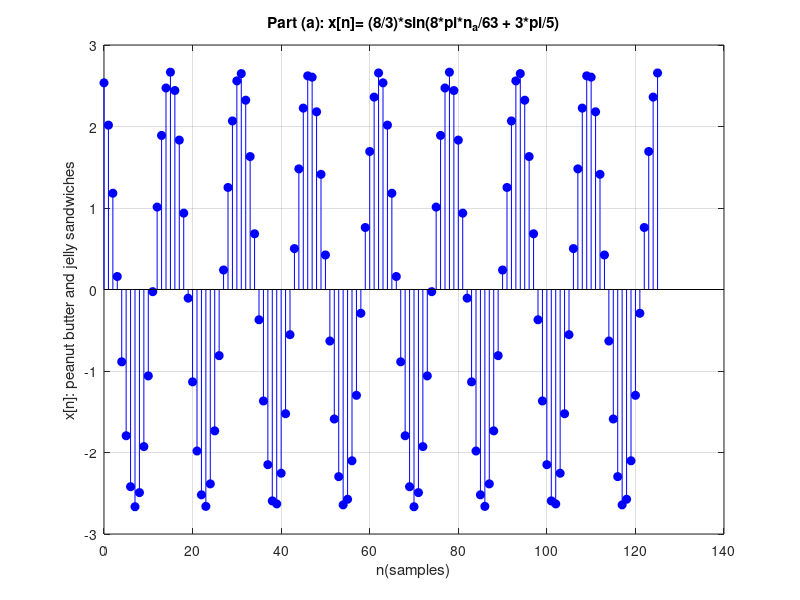
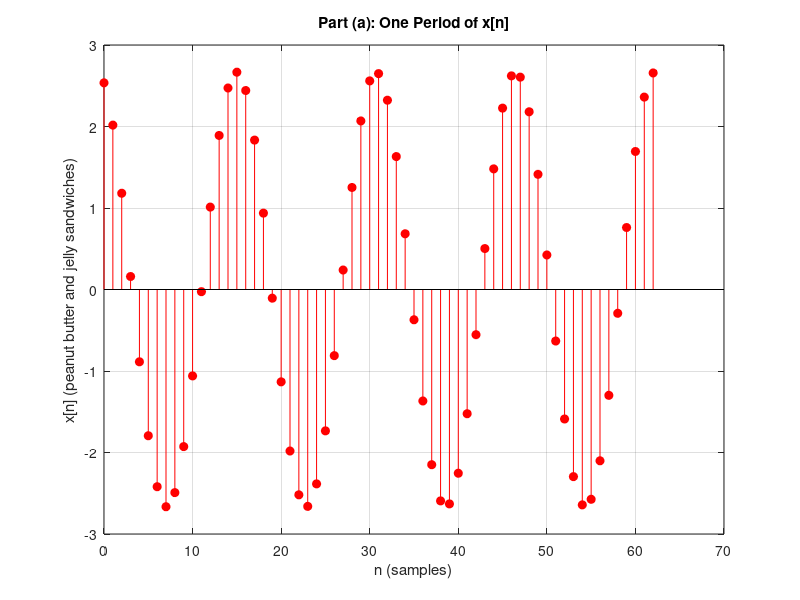
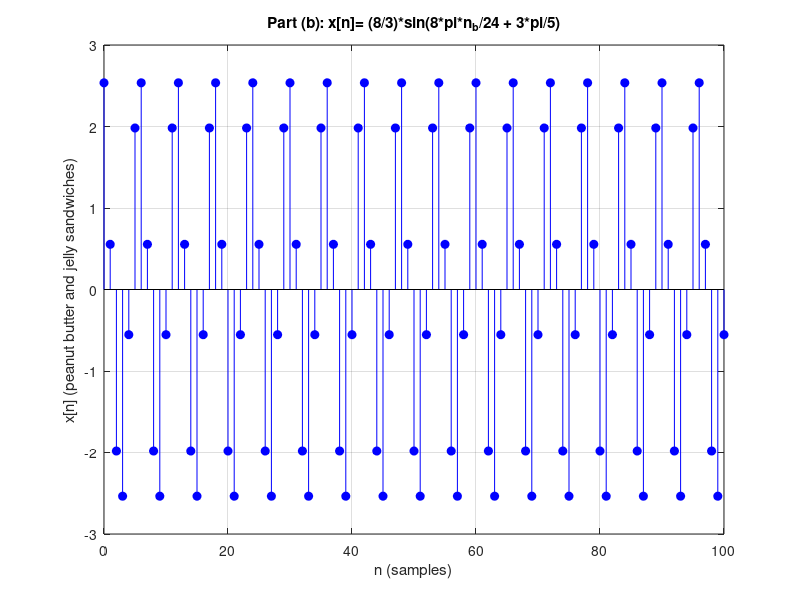
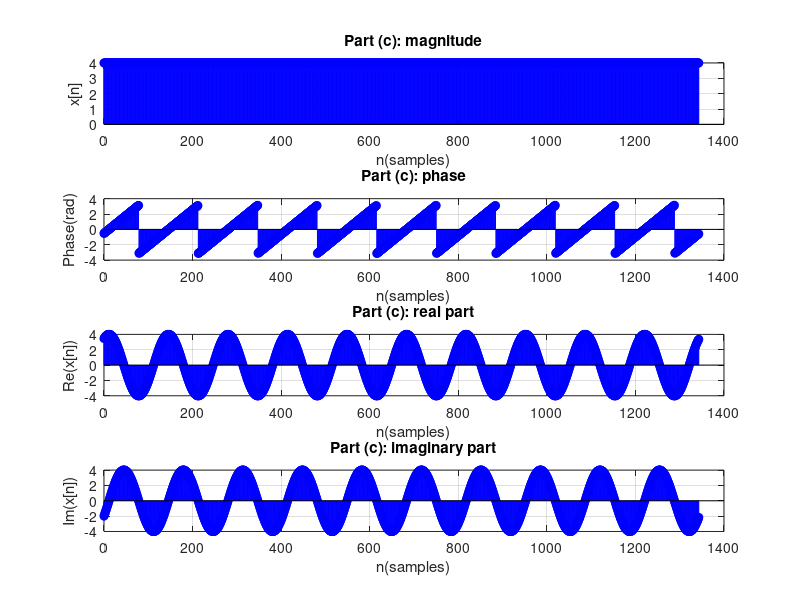

These charts were generated, in order, by the following MATLAB code:
close all;
clear;
clc;

%(a)----------------------------------------------------------------------------------------------------
N_a = 63; % fundamental per
n_a = 0:2*N_a-1; 
x_a = (8/3)*sin(8*pi*n_a/63 + 3*pi/5); 

w_a= 2*pi/N_a; %fundamental angular frequency 
f_a= 1/N_a; %fundamental frequency

%plot full signals (2 periods)

figure; 
stem(n_a,x_a,'b','filled');
title('Part (a): x[n]= (8/3)*sin(8*pi*n_a/63 + 3*pi/5)');
xlabel('n(samples)'); 
ylabel('x[n]: peanut butter and jelly sandwiches');
grid on; 

%plot 1 period
n_a_one= 0:N_a-1; 
x_a_one= (8/3)*sin(8*pi*n_a_one/63 + 3*pi/5);
P_a= mean(abs(x_a_one).^2); %avg power

figure;
stem(n_a_one, x_a_one,'r', 'filled');
title('Part (a): One Period of x[n]');
xlabel('n (samples)');
ylabel('x[n] (peanut butter and jelly sandwiches)');
grid on;

% print results to command window
fprintf('Part (a):\n');
fprintf('Fundamental Period: N = %d samples\n', N_a);
fprintf('Fundamental Frequency: f = %.6f cycles/sample\n', f_a);
fprintf('Fundamental Angular Frequency: w = %.6f rad/sample\n', w_a);
fprintf('Average Power: P = %.4f (peanut butter and jelly sandwiches)^2\n', P_a);

%(b)----------------------------------------------------------------------------------------------------
n_b = 0:100; 
x_b= (8/3)*sin(8*pi*n_b/24 + 3*pi/5);

figure;
stem(n_b, x_b,'b', 'filled');
title('Part (b): x[n]= (8/3)*sin(8*pi*n_b/24 + 3*pi/5)');
xlabel('n (samples)');
ylabel('x[n] (peanut butter and jelly sandwiches)');
grid on;
%(c)----------------------------------------------------------------------------------------------------

N_c = 672; % fundamental per
n_c = 0:2*N_c-1; 
x_c = 4*exp(1j*(5*pi*n_c/336 - pi/6)); 

w_c= 2*pi/N_c; %fundamental angular frequency 
f_c= 1/N_c; %fundamental frequency

%plot 2 periods -----------------------------------
figure; 
subplot(4,1,1);
stem(n_c,abs(x_c),'b','filled');
title('Part (c): magnitude');
xlabel('n(samples)'); 
ylabel('x[n]');
grid on; 

subplot(4,1,2);
stem(n_c,angle(x_c),'b','filled');
title('Part (c): phase');
xlabel('n(samples)'); 
ylabel('Phase(rad)');
grid on; 

subplot(4,1,3);
stem(n_c,real(x_c),'b','filled');
title('Part (c): real part');
xlabel('n(samples)'); 
ylabel('Re(x[n])');
grid on; 

subplot(4,1,4);
stem(n_c,imag(x_c),'b','filled');
title('Part (c): imaginary part');
xlabel('n(samples)'); 
ylabel('Im(x[n])');
grid on; 

%plot 1 period-------------------------------------
n_c_one= 0:N_c-1; 
x_c_one= 4*exp(1j*(5*pi*n_c_one/336 - pi/6));
P_c= mean(abs(x_c_one).^2); %avg power

figure; 
subplot(4,1,1);
stem(n_c_one,abs(x_c_one),'r','filled');
title('Part (c): magnitude');
xlabel('n(samples)'); 
ylabel('x[n]');
grid on; 

subplot(4,1,2);
stem(n_c_one,angle(x_c_one),'r','filled');
title('Part (c): phase');
xlabel('n(samples)'); 
ylabel('Phase(rad)');
grid on; 

subplot(4,1,3);
stem(n_c_one,real(x_c_one),'r','filled');
title('Part (c): real part');
xlabel('n(samples)'); 
ylabel('Re(x[n])');
grid on; 

subplot(4,1,4);
stem(n_c_one,imag(x_c_one),'r','filled');
title('Part (c): imaginary part');
xlabel('n(samples)'); 
ylabel('Im(x[n])');
grid on; 

% print results to command window
fprintf('Part (c):\n');
fprintf('Fundamental Period: N = %d samples\n', N_c);
fprintf('Fundamental Frequency: f = %.6f cycles/sample\n', f_c);
fprintf('Fundamental Angular Frequency: w = %.6f rad/sample\n', w_c);
fprintf('Average Power: P = %.4f (peanut butter and jelly sandwiches)^2\n', P_c);

%(d)----------------------------------------------------------------------------------------------------
%non periodic 
n_d = 0:112; 
x_d= 3*exp(((-5*pi*n_d)/112) + (1j*(7*pi/100))*n_d);

figure; 
subplot(4,1,1);
stem(n_d,abs(x_d),'b','filled');
title('Part (d): magnitude, non-periodic');
xlabel('n(samples)'); 
ylabel('x[n]');
grid on; 

subplot(4,1,2);
stem(n_d,angle(x_d),'b','filled');
title('Part (d): phase, non-periodic');
xlabel('n(samples)'); 
ylabel('Phase(rad)');
grid on; 

subplot(4,1,3);
stem(n_d,real(x_d),'b','filled');
title('Part (d): real part, non-periodic');
xlabel('n(samples)'); 
ylabel('Re(x[n])');
grid on; 

subplot(4,1,4);
stem(n_d,imag(x_d),'b','filled');
title('Part (d): imaginary part, non-periodic');
xlabel('n(samples)'); 
ylabel('Im(x[n])');
grid on; 
